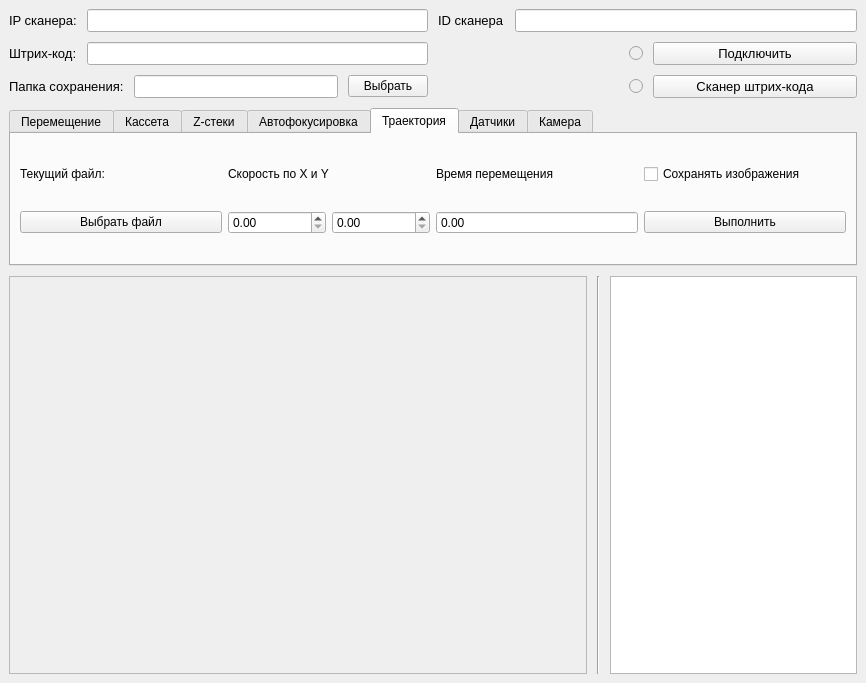
<?xml version="1.0" encoding="UTF-8"?>
<ui version="4.0">
 <class>MainWindow</class>
 <widget class="QMainWindow" name="MainWindow">
  <property name="geometry">
   <rect>
    <x>0</x>
    <y>0</y>
    <width>866</width>
    <height>683</height>
   </rect>
  </property>
  <property name="windowTitle">
   <string>MainWindow</string>
  </property>
  <widget class="QWidget" name="centralwidget">
   <layout class="QVBoxLayout" name="verticalLayout" stretch="2,0,7">
    <property name="spacing">
     <number>10</number>
    </property>
    <item>
     <layout class="QGridLayout" name="gridLayout">
      <property name="spacing">
       <number>10</number>
      </property>
      <item row="0" column="1">
       <layout class="QHBoxLayout" name="horizontalLayout_2">
        <item>
         <widget class="QLabel" name="label_scanner_id">
          <property name="font">
           <font>
            <pointsize>10</pointsize>
           </font>
          </property>
          <property name="text">
           <string>ID сканера</string>
          </property>
         </widget>
        </item>
        <item>
         <widget class="QLineEdit" name="line_scanner_id">
          <property name="font">
           <font>
            <pointsize>10</pointsize>
           </font>
          </property>
         </widget>
        </item>
       </layout>
      </item>
      <item row="2" column="0">
       <layout class="QHBoxLayout" name="horizontalLayout_4">
        <item>
         <widget class="QLabel" name="label_save_folder">
          <property name="font">
           <font>
            <pointsize>10</pointsize>
           </font>
          </property>
          <property name="text">
           <string>Папка сохранения:</string>
          </property>
         </widget>
        </item>
        <item>
         <widget class="QLineEdit" name="line_save_folder">
          <property name="font">
           <font>
            <pointsize>10</pointsize>
           </font>
          </property>
          <property name="readOnly">
           <bool>true</bool>
          </property>
         </widget>
        </item>
        <item>
         <widget class="QPushButton" name="button_select_folder">
          <property name="text">
           <string>Выбрать</string>
          </property>
         </widget>
        </item>
       </layout>
      </item>
      <item row="0" column="0">
       <layout class="QHBoxLayout" name="horizontalLayout">
        <item>
         <widget class="QLabel" name="label_ip">
          <property name="font">
           <font>
            <pointsize>10</pointsize>
           </font>
          </property>
          <property name="text">
           <string>IP сканера:</string>
          </property>
         </widget>
        </item>
        <item>
         <widget class="QLineEdit" name="line_scanner_ip">
          <property name="font">
           <font>
            <pointsize>10</pointsize>
           </font>
          </property>
         </widget>
        </item>
       </layout>
      </item>
      <item row="1" column="0">
       <layout class="QHBoxLayout" name="horizontalLayout_3">
        <item>
         <widget class="QLabel" name="label_qr">
          <property name="font">
           <font>
            <pointsize>10</pointsize>
           </font>
          </property>
          <property name="text">
           <string>Штрих-код:</string>
          </property>
         </widget>
        </item>
        <item>
         <widget class="QLineEdit" name="line_qr">
          <property name="font">
           <font>
            <pointsize>10</pointsize>
           </font>
          </property>
         </widget>
        </item>
       </layout>
      </item>
      <item row="1" column="1">
       <layout class="QHBoxLayout" name="horizontalLayout_6">
        <item>
         <widget class="QRadioButton" name="ratio_connect">
          <property name="enabled">
           <bool>false</bool>
          </property>
          <property name="layoutDirection">
           <enum>Qt::RightToLeft</enum>
          </property>
          <property name="text">
           <string/>
          </property>
         </widget>
        </item>
        <item>
         <widget class="QPushButton" name="button_connect">
          <property name="font">
           <font>
            <pointsize>10</pointsize>
           </font>
          </property>
          <property name="text">
           <string>Подключить</string>
          </property>
         </widget>
        </item>
       </layout>
      </item>
      <item row="2" column="1">
       <layout class="QHBoxLayout" name="horizontalLayout_7">
        <item>
         <widget class="QRadioButton" name="radioButton_2">
          <property name="enabled">
           <bool>false</bool>
          </property>
          <property name="layoutDirection">
           <enum>Qt::RightToLeft</enum>
          </property>
          <property name="text">
           <string/>
          </property>
         </widget>
        </item>
        <item>
         <widget class="QPushButton" name="button_qr_connect">
          <property name="font">
           <font>
            <pointsize>10</pointsize>
           </font>
          </property>
          <property name="text">
           <string>Сканер штрих-кода</string>
          </property>
         </widget>
        </item>
       </layout>
      </item>
     </layout>
    </item>
    <item>
     <widget class="QTabWidget" name="tabWidget">
      <property name="font">
       <font>
        <pointsize>9</pointsize>
       </font>
      </property>
      <property name="autoFillBackground">
       <bool>true</bool>
      </property>
      <property name="tabShape">
       <enum>QTabWidget::Rounded</enum>
      </property>
      <property name="currentIndex">
       <number>4</number>
      </property>
      <widget class="QWidget" name="tab_movement">
       <attribute name="title">
        <string>Перемещение</string>
       </attribute>
       <layout class="QHBoxLayout" name="horizontalLayout_10">
        <item>
         <layout class="QVBoxLayout" name="verticalLayout_7">
          <item>
           <widget class="QLabel" name="label_20">
            <property name="text">
             <string>Текущие координаты</string>
            </property>
           </widget>
          </item>
          <item>
           <layout class="QGridLayout" name="gridLayout_2" rowstretch="1,0,0">
            <item row="2" column="0">
             <widget class="QLabel" name="label_23">
              <property name="text">
               <string>Z</string>
              </property>
              <property name="alignment">
               <set>Qt::AlignCenter</set>
              </property>
             </widget>
            </item>
            <item row="0" column="0">
             <widget class="QLabel" name="label_21">
              <property name="text">
               <string>X</string>
              </property>
              <property name="alignment">
               <set>Qt::AlignCenter</set>
              </property>
             </widget>
            </item>
            <item row="1" column="0">
             <widget class="QLabel" name="label_22">
              <property name="text">
               <string>Y</string>
              </property>
              <property name="alignment">
               <set>Qt::AlignCenter</set>
              </property>
             </widget>
            </item>
            <item row="2" column="1">
             <widget class="QDoubleSpinBox" name="spinbox_currentZ">
              <property name="readOnly">
               <bool>true</bool>
              </property>
              <property name="buttonSymbols">
               <enum>QAbstractSpinBox::NoButtons</enum>
              </property>
              <property name="minimum">
               <double>-1000000.000000000000000</double>
              </property>
              <property name="maximum">
               <double>1000000.000000000000000</double>
              </property>
             </widget>
            </item>
            <item row="1" column="1">
             <widget class="QDoubleSpinBox" name="spinbox_currentY">
              <property name="readOnly">
               <bool>true</bool>
              </property>
              <property name="buttonSymbols">
               <enum>QAbstractSpinBox::NoButtons</enum>
              </property>
              <property name="minimum">
               <double>-1000000.000000000000000</double>
              </property>
              <property name="maximum">
               <double>1000000.000000000000000</double>
              </property>
             </widget>
            </item>
            <item row="0" column="1">
             <widget class="QDoubleSpinBox" name="spinbox_currentX">
              <property name="frame">
               <bool>true</bool>
              </property>
              <property name="readOnly">
               <bool>true</bool>
              </property>
              <property name="buttonSymbols">
               <enum>QAbstractSpinBox::NoButtons</enum>
              </property>
              <property name="minimum">
               <double>-1000000.000000000000000</double>
              </property>
              <property name="maximum">
               <double>1000000.000000000000000</double>
              </property>
             </widget>
            </item>
           </layout>
          </item>
         </layout>
        </item>
        <item>
         <layout class="QVBoxLayout" name="verticalLayout_3">
          <item>
           <widget class="QLabel" name="label">
            <property name="text">
             <string>Шаг</string>
            </property>
            <property name="alignment">
             <set>Qt::AlignCenter</set>
            </property>
           </widget>
          </item>
          <item>
           <layout class="QGridLayout" name="gridLayout_3" rowstretch="1,0,0" columnstretch="0,0">
            <item row="2" column="0">
             <widget class="QLabel" name="label_7">
              <property name="text">
               <string>Z</string>
              </property>
              <property name="alignment">
               <set>Qt::AlignCenter</set>
              </property>
             </widget>
            </item>
            <item row="1" column="1">
             <widget class="QDoubleSpinBox" name="spinbox_stepY">
              <property name="minimum">
               <double>-100000.000000000000000</double>
              </property>
              <property name="maximum">
               <double>100000.000000000000000</double>
              </property>
             </widget>
            </item>
            <item row="0" column="1">
             <widget class="QDoubleSpinBox" name="spinbox_stepX">
              <property name="minimum">
               <double>-100000.000000000000000</double>
              </property>
              <property name="maximum">
               <double>100000.000000000000000</double>
              </property>
             </widget>
            </item>
            <item row="2" column="1">
             <widget class="QDoubleSpinBox" name="spinbox_stepZ">
              <property name="minimum">
               <double>-100000.000000000000000</double>
              </property>
              <property name="maximum">
               <double>100000.000000000000000</double>
              </property>
             </widget>
            </item>
            <item row="1" column="0">
             <widget class="QLabel" name="label_6">
              <property name="text">
               <string>Y</string>
              </property>
              <property name="alignment">
               <set>Qt::AlignCenter</set>
              </property>
             </widget>
            </item>
            <item row="0" column="0">
             <widget class="QLabel" name="label_5">
              <property name="text">
               <string>X</string>
              </property>
              <property name="alignment">
               <set>Qt::AlignCenter</set>
              </property>
             </widget>
            </item>
           </layout>
          </item>
         </layout>
        </item>
        <item>
         <widget class="Line" name="line">
          <property name="orientation">
           <enum>Qt::Vertical</enum>
          </property>
         </widget>
        </item>
        <item>
         <layout class="QVBoxLayout" name="verticalLayout_4" stretch="0,0,0">
          <item>
           <widget class="QLabel" name="label_2">
            <property name="sizePolicy">
             <sizepolicy hsizetype="Preferred" vsizetype="Minimum">
              <horstretch>0</horstretch>
              <verstretch>0</verstretch>
             </sizepolicy>
            </property>
            <property name="text">
             <string>Объектив</string>
            </property>
            <property name="alignment">
             <set>Qt::AlignCenter</set>
            </property>
           </widget>
          </item>
          <item>
           <widget class="QPushButton" name="button_move_up">
            <property name="text">
             <string>↑</string>
            </property>
           </widget>
          </item>
          <item>
           <widget class="QPushButton" name="button_move_down">
            <property name="text">
             <string>↓</string>
            </property>
           </widget>
          </item>
         </layout>
        </item>
        <item>
         <widget class="Line" name="line_2">
          <property name="orientation">
           <enum>Qt::Vertical</enum>
          </property>
         </widget>
        </item>
        <item>
         <layout class="QVBoxLayout" name="verticalLayout_5" stretch="0,0,0,0">
          <item>
           <widget class="QLabel" name="label_3">
            <property name="text">
             <string>Препарат</string>
            </property>
            <property name="alignment">
             <set>Qt::AlignCenter</set>
            </property>
           </widget>
          </item>
          <item>
           <widget class="QPushButton" name="button_move_left">
            <property name="font">
             <font>
              <pointsize>9</pointsize>
             </font>
            </property>
            <property name="text">
             <string>←</string>
            </property>
           </widget>
          </item>
          <item>
           <layout class="QHBoxLayout" name="horizontalLayout_9">
            <item>
             <widget class="QPushButton" name="button_move_counter_clockwise">
              <property name="font">
               <font>
                <pointsize>9</pointsize>
               </font>
              </property>
              <property name="text">
               <string>⤿</string>
              </property>
             </widget>
            </item>
            <item>
             <widget class="QPushButton" name="button_move_clockwise">
              <property name="font">
               <font>
                <pointsize>9</pointsize>
               </font>
              </property>
              <property name="text">
               <string>⤾</string>
              </property>
             </widget>
            </item>
           </layout>
          </item>
          <item>
           <widget class="QPushButton" name="button_move_right">
            <property name="font">
             <font>
              <pointsize>9</pointsize>
             </font>
            </property>
            <property name="text">
             <string>→</string>
            </property>
           </widget>
          </item>
         </layout>
        </item>
        <item>
         <widget class="Line" name="line_3">
          <property name="orientation">
           <enum>Qt::Vertical</enum>
          </property>
         </widget>
        </item>
        <item>
         <layout class="QVBoxLayout" name="verticalLayout_6">
          <item>
           <widget class="QLabel" name="label_4">
            <property name="text">
             <string>Изображение</string>
            </property>
            <property name="alignment">
             <set>Qt::AlignCenter</set>
            </property>
           </widget>
          </item>
          <item>
           <widget class="QPushButton" name="button_detect">
            <property name="text">
             <string>Детектировать</string>
            </property>
           </widget>
          </item>
          <item>
           <widget class="QPushButton" name="button_stop">
            <property name="text">
             <string>Остановить</string>
            </property>
           </widget>
          </item>
          <item>
           <widget class="QPushButton" name="button_save_image">
            <property name="text">
             <string>Сохранить</string>
            </property>
           </widget>
          </item>
         </layout>
        </item>
       </layout>
      </widget>
      <widget class="QWidget" name="tab_casset">
       <attribute name="title">
        <string>Кассета</string>
       </attribute>
       <layout class="QHBoxLayout" name="horizontalLayout_18">
        <item>
         <layout class="QGridLayout" name="gridLayout_6" rowstretch="0,0" columnstretch="0,0">
          <item row="0" column="0">
           <widget class="QLabel" name="label_13">
            <property name="text">
             <string>Текущая позиция</string>
            </property>
           </widget>
          </item>
          <item row="1" column="0">
           <widget class="QDoubleSpinBox" name="doubleSpinBox_7">
            <property name="readOnly">
             <bool>true</bool>
            </property>
            <property name="buttonSymbols">
             <enum>QAbstractSpinBox::NoButtons</enum>
            </property>
            <property name="minimum">
             <double>-100000.000000000000000</double>
            </property>
            <property name="maximum">
             <double>100000.000000000000000</double>
            </property>
           </widget>
          </item>
          <item row="0" column="1">
           <widget class="QLabel" name="label_14">
            <property name="text">
             <string>Переместить в позицию</string>
            </property>
           </widget>
          </item>
          <item row="1" column="1">
           <layout class="QHBoxLayout" name="horizontalLayout_17">
            <item>
             <widget class="QDoubleSpinBox" name="doubleSpinBox_8"/>
            </item>
            <item>
             <widget class="QPushButton" name="pushButton_3">
              <property name="text">
               <string>PushButton</string>
              </property>
             </widget>
            </item>
           </layout>
          </item>
         </layout>
        </item>
       </layout>
      </widget>
      <widget class="QWidget" name="tab_z_stacks">
       <attribute name="title">
        <string>Z-стеки</string>
       </attribute>
       <layout class="QHBoxLayout" name="horizontalLayout_12">
        <item>
         <layout class="QGridLayout" name="gridLayout_4">
          <item row="0" column="1">
           <widget class="QPushButton" name="button_move_up_Z">
            <property name="text">
             <string>Подняться по Z на</string>
            </property>
           </widget>
          </item>
          <item row="0" column="4">
           <widget class="QCheckBox" name="checkBox_save">
            <property name="text">
             <string>Сохранять изображения</string>
            </property>
           </widget>
          </item>
          <item row="0" column="0">
           <widget class="QLabel" name="label_8">
            <property name="text">
             <string>Текущая позиция</string>
            </property>
           </widget>
          </item>
          <item row="0" column="3">
           <widget class="QLabel" name="label_9">
            <property name="text">
             <string>Шаг</string>
            </property>
           </widget>
          </item>
          <item row="0" column="2">
           <widget class="QPushButton" name="button_move_down_Z">
            <property name="text">
             <string>Спуситься по Z на</string>
            </property>
           </widget>
          </item>
          <item row="1" column="0">
           <widget class="QDoubleSpinBox" name="spinbox_current_Z">
            <property name="font">
             <font>
              <pointsize>9</pointsize>
             </font>
            </property>
            <property name="readOnly">
             <bool>true</bool>
            </property>
            <property name="buttonSymbols">
             <enum>QAbstractSpinBox::NoButtons</enum>
            </property>
            <property name="minimum">
             <double>-100000.000000000000000</double>
            </property>
            <property name="maximum">
             <double>100000.000000000000000</double>
            </property>
           </widget>
          </item>
          <item row="1" column="1">
           <widget class="QDoubleSpinBox" name="spinbox_move_up_Z"/>
          </item>
          <item row="1" column="2">
           <widget class="QDoubleSpinBox" name="spinbox_move_down_Z"/>
          </item>
          <item row="1" column="3">
           <widget class="QDoubleSpinBox" name="spinbox_step"/>
          </item>
         </layout>
        </item>
       </layout>
      </widget>
      <widget class="QWidget" name="tab_autofocus">
       <attribute name="title">
        <string>Автофокусировка</string>
       </attribute>
       <layout class="QHBoxLayout" name="horizontalLayout_11"/>
      </widget>
      <widget class="QWidget" name="tab_traject">
       <attribute name="title">
        <string>Траектория</string>
       </attribute>
       <layout class="QHBoxLayout" name="horizontalLayout_13">
        <item>
         <layout class="QGridLayout" name="gridLayout_5">
          <item row="0" column="3">
           <widget class="QCheckBox" name="checkBox">
            <property name="text">
             <string>Сохранять изображения</string>
            </property>
           </widget>
          </item>
          <item row="1" column="3">
           <widget class="QPushButton" name="button_start_traject">
            <property name="text">
             <string>Выполнить</string>
            </property>
           </widget>
          </item>
          <item row="1" column="0">
           <widget class="QPushButton" name="button_load_traject">
            <property name="text">
             <string>Выбрать файл</string>
            </property>
           </widget>
          </item>
          <item row="0" column="1">
           <widget class="QLabel" name="label_11">
            <property name="text">
             <string>Скорость по X и Y</string>
            </property>
           </widget>
          </item>
          <item row="1" column="2">
           <widget class="QDoubleSpinBox" name="spinbox_traject_time">
            <property name="readOnly">
             <bool>true</bool>
            </property>
            <property name="buttonSymbols">
             <enum>QAbstractSpinBox::NoButtons</enum>
            </property>
           </widget>
          </item>
          <item row="0" column="2">
           <widget class="QLabel" name="label_12">
            <property name="text">
             <string>Время перемещения</string>
            </property>
           </widget>
          </item>
          <item row="1" column="1">
           <layout class="QHBoxLayout" name="horizontalLayout_16">
            <item>
             <widget class="QDoubleSpinBox" name="spinbox_trajectX_speed"/>
            </item>
            <item>
             <widget class="QDoubleSpinBox" name="spinbox_trajectY_speed"/>
            </item>
           </layout>
          </item>
          <item row="0" column="0">
           <widget class="QLabel" name="label_current_file">
            <property name="text">
             <string>Текущий файл: </string>
            </property>
           </widget>
          </item>
         </layout>
        </item>
       </layout>
      </widget>
      <widget class="QWidget" name="tab_sensors">
       <attribute name="title">
        <string>Датчики</string>
       </attribute>
       <layout class="QHBoxLayout" name="horizontalLayout_14"/>
      </widget>
      <widget class="QWidget" name="tab_camera">
       <attribute name="title">
        <string>Камера</string>
       </attribute>
       <layout class="QHBoxLayout" name="horizontalLayout_15">
        <item>
         <layout class="QGridLayout" name="gridLayout_7">
          <item row="2" column="0">
           <widget class="QLabel" name="label_17">
            <property name="text">
             <string>Время экспозиции</string>
            </property>
           </widget>
          </item>
          <item row="0" column="0">
           <widget class="QLabel" name="label_15">
            <property name="text">
             <string>Гамма</string>
            </property>
           </widget>
          </item>
          <item row="0" column="1">
           <widget class="QDoubleSpinBox" name="spinbox_gamma">
            <property name="minimum">
             <double>-1000000.000000000000000</double>
            </property>
            <property name="maximum">
             <double>1000000.000000000000000</double>
            </property>
           </widget>
          </item>
          <item row="1" column="0">
           <widget class="QLabel" name="label_16">
            <property name="text">
             <string>Контрастность</string>
            </property>
           </widget>
          </item>
          <item row="1" column="1">
           <widget class="QDoubleSpinBox" name="spinbox_contrast">
            <property name="minimum">
             <double>-1000000.000000000000000</double>
            </property>
            <property name="maximum">
             <double>1000000.000000000000000</double>
            </property>
           </widget>
          </item>
          <item row="2" column="1">
           <widget class="QDoubleSpinBox" name="spinbox_exposure_time">
            <property name="minimum">
             <double>-1000000.000000000000000</double>
            </property>
            <property name="maximum">
             <double>1000000.000000000000000</double>
            </property>
           </widget>
          </item>
          <item row="3" column="0">
           <widget class="QLabel" name="label_18">
            <property name="text">
             <string>Яркость</string>
            </property>
           </widget>
          </item>
          <item row="0" column="2">
           <widget class="QLabel" name="label_19">
            <property name="text">
             <string>Разрешение</string>
            </property>
           </widget>
          </item>
          <item row="3" column="1">
           <widget class="QDoubleSpinBox" name="spinbox_brightness">
            <property name="minimum">
             <double>-1000000.000000000000000</double>
            </property>
            <property name="maximum">
             <double>1000000.000000000000000</double>
            </property>
           </widget>
          </item>
          <item row="0" column="3">
           <widget class="QDoubleSpinBox" name="spindbox_resolution">
            <property name="minimum">
             <double>-1000000.000000000000000</double>
            </property>
            <property name="maximum">
             <double>1000000.000000000000000</double>
            </property>
           </widget>
          </item>
          <item row="3" column="3">
           <widget class="QPushButton" name="button_save_camera">
            <property name="text">
             <string>Применить</string>
            </property>
           </widget>
          </item>
          <item row="1" column="2">
           <widget class="QLabel" name="label_24">
            <property name="text">
             <string>HUE</string>
            </property>
           </widget>
          </item>
          <item row="2" column="2">
           <widget class="QLabel" name="label_25">
            <property name="text">
             <string>Цветовая температура</string>
            </property>
           </widget>
          </item>
          <item row="1" column="3">
           <widget class="QDoubleSpinBox" name="spinbox_hue"/>
          </item>
          <item row="2" column="3">
           <widget class="QDoubleSpinBox" name="spinbox_imtemp"/>
          </item>
         </layout>
        </item>
       </layout>
      </widget>
     </widget>
    </item>
    <item>
     <layout class="QHBoxLayout" name="horizontalLayout_5" stretch="7,0,3">
      <item>
       <widget class="QScrollArea" name="scrollArea">
        <property name="widgetResizable">
         <bool>true</bool>
        </property>
        <widget class="QWidget" name="scrollAreaWidgetContents">
         <property name="geometry">
          <rect>
           <x>0</x>
           <y>0</y>
           <width>578</width>
           <height>366</height>
          </rect>
         </property>
         <layout class="QVBoxLayout" name="verticalLayout_9">
          <item>
           <widget class="QLabel" name="Frame">
            <property name="text">
             <string/>
            </property>
           </widget>
          </item>
         </layout>
        </widget>
       </widget>
      </item>
      <item>
       <widget class="Line" name="line_4">
        <property name="orientation">
         <enum>Qt::Vertical</enum>
        </property>
       </widget>
      </item>
      <item>
       <widget class="QListWidget" name="listView_log"/>
      </item>
     </layout>
    </item>
   </layout>
  </widget>
  <action name="action_7">
   <property name="text">
    <string>Перевод в 7</string>
   </property>
  </action>
  <action name="action_10">
   <property name="text">
    <string>Перевод в 10</string>
   </property>
  </action>
  <action name="action_2">
   <property name="text">
    <string>Очистить ввод</string>
   </property>
  </action>
  <action name="action_3">
   <property name="text">
    <string>Очистить вывод</string>
   </property>
  </action>
  <action name="action_4">
   <property name="text">
    <string>Очистить все</string>
   </property>
  </action>
 </widget>
 <resources/>
 <connections/>
</ui>
